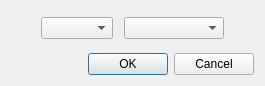
<?xml version="1.0" encoding="UTF-8"?>
<ui version="4.0">
 <class>FilteredDropDownDialogClass</class>
 <widget class="QDialog" name="FilteredDropDownDialogClass">
  <property name="geometry">
   <rect>
    <x>0</x>
    <y>0</y>
    <width>600</width>
    <height>100</height>
   </rect>
  </property>
  <property name="sizePolicy">
   <sizepolicy hsizetype="Preferred" vsizetype="Preferred">
    <horstretch>0</horstretch>
    <verstretch>0</verstretch>
   </sizepolicy>
  </property>
  <property name="windowTitle">
   <string>FilteredDropDownDialog</string>
  </property>
  <layout class="QVBoxLayout" name="verticalLayout">
   <property name="sizeConstraint">
    <enum>QLayout::SizeConstraint::SetFixedSize</enum>
   </property>
   <item>
    <spacer name="verticalSpacer">
     <property name="orientation">
      <enum>Qt::Orientation::Vertical</enum>
     </property>
     <property name="sizeType">
      <enum>QSizePolicy::Policy::Fixed</enum>
     </property>
     <property name="sizeHint" stdset="0">
      <size>
       <width>20</width>
       <height>6</height>
      </size>
     </property>
    </spacer>
   </item>
   <item>
    <layout class="QHBoxLayout" name="horizontalLayout">
     <item>
      <spacer name="horizontalSpacer">
       <property name="orientation">
        <enum>Qt::Orientation::Horizontal</enum>
       </property>
       <property name="sizeType">
        <enum>QSizePolicy::Policy::Fixed</enum>
       </property>
       <property name="sizeHint" stdset="0">
        <size>
         <width>30</width>
         <height>20</height>
        </size>
       </property>
      </spacer>
     </item>
     <item>
      <widget class="QComboBox" name="MainComboBox">
       <property name="insertPolicy">
        <enum>QComboBox::InsertPolicy::InsertAlphabetically</enum>
       </property>
      </widget>
     </item>
     <item>
      <spacer name="horizontalSpacer_3">
       <property name="orientation">
        <enum>Qt::Orientation::Horizontal</enum>
       </property>
       <property name="sizeType">
        <enum>QSizePolicy::Policy::Fixed</enum>
       </property>
       <property name="sizeHint" stdset="0">
        <size>
         <width>5</width>
         <height>20</height>
        </size>
       </property>
      </spacer>
     </item>
     <item>
      <widget class="QComboBox" name="FilterComboBox">
       <property name="sizePolicy">
        <sizepolicy hsizetype="Fixed" vsizetype="Fixed">
         <horstretch>0</horstretch>
         <verstretch>0</verstretch>
        </sizepolicy>
       </property>
       <property name="minimumSize">
        <size>
         <width>100</width>
         <height>0</height>
        </size>
       </property>
       <property name="maximumSize">
        <size>
         <width>100</width>
         <height>16777215</height>
        </size>
       </property>
      </widget>
     </item>
     <item>
      <spacer name="horizontalSpacer_2">
       <property name="orientation">
        <enum>Qt::Orientation::Horizontal</enum>
       </property>
       <property name="sizeType">
        <enum>QSizePolicy::Policy::Fixed</enum>
       </property>
       <property name="sizeHint" stdset="0">
        <size>
         <width>30</width>
         <height>20</height>
        </size>
       </property>
      </spacer>
     </item>
    </layout>
   </item>
   <item>
    <spacer name="verticalSpacer_2">
     <property name="orientation">
      <enum>Qt::Orientation::Vertical</enum>
     </property>
     <property name="sizeType">
      <enum>QSizePolicy::Policy::Fixed</enum>
     </property>
     <property name="sizeHint" stdset="0">
      <size>
       <width>20</width>
       <height>8</height>
      </size>
     </property>
    </spacer>
   </item>
   <item>
    <widget class="QDialogButtonBox" name="buttonBox">
     <property name="sizePolicy">
      <sizepolicy hsizetype="Expanding" vsizetype="Fixed">
       <horstretch>0</horstretch>
       <verstretch>0</verstretch>
      </sizepolicy>
     </property>
     <property name="standardButtons">
      <set>QDialogButtonBox::StandardButton::Cancel|QDialogButtonBox::StandardButton::Ok</set>
     </property>
    </widget>
   </item>
  </layout>
 </widget>
 <layoutdefault spacing="6" margin="11"/>
 <resources/>
 <connections>
  <connection>
   <sender>buttonBox</sender>
   <signal>accepted()</signal>
   <receiver>FilteredDropDownDialogClass</receiver>
   <slot>accept()</slot>
   <hints>
    <hint type="sourcelabel">
     <x>249</x>
     <y>147</y>
    </hint>
    <hint type="destinationlabel">
     <x>249</x>
     <y>84</y>
    </hint>
   </hints>
  </connection>
  <connection>
   <sender>buttonBox</sender>
   <signal>rejected()</signal>
   <receiver>FilteredDropDownDialogClass</receiver>
   <slot>reject()</slot>
   <hints>
    <hint type="sourcelabel">
     <x>249</x>
     <y>147</y>
    </hint>
    <hint type="destinationlabel">
     <x>249</x>
     <y>84</y>
    </hint>
   </hints>
  </connection>
 </connections>
</ui>
